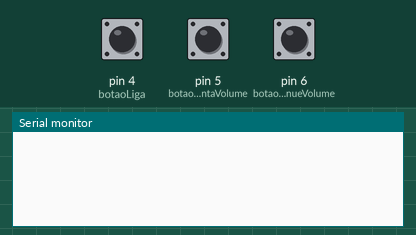
Simulated run of this sketch. Board: Arduino Uno, built with avr-gcc and run on an emulated ATmega328P. Shown: the last lines printed to the serial monitor. Inputs (shaded band) come from the test bench; at power-on: pin 4 (botaoLiga) HIGH, pin 5 (botaoAumentaVolume) HIGH, pin 6 (botaoDiminueVolume) HIGH.

Above: at 1.2 s.
1.3 s: pin 4 (botaoLiga) pulled LOW for 0.15 s
At 2.6 s:
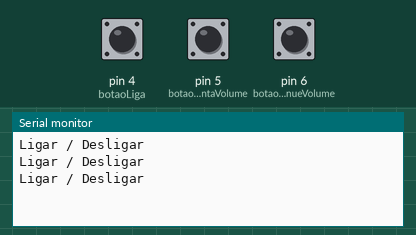
2.9 s: pin 5 (botaoAumentaVolume) pulled LOW for 0.15 s
At 4.1 s:
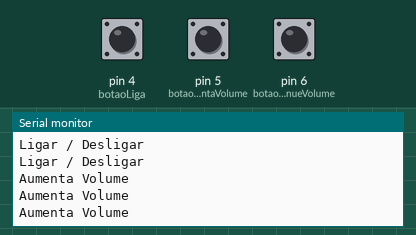
4.5 s: pin 6 (botaoDiminueVolume) pulled LOW for 0.15 s
At 5.4 s:
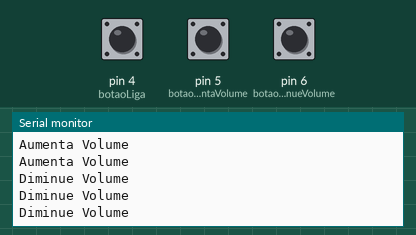
6.1 s: pin 4 (botaoLiga) driven LOW and pin 5 (botaoAumentaVolume) driven LOW
At 6.23 s:
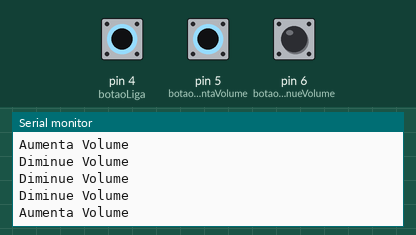
9.1 s: pin 6 (botaoDiminueVolume) pulled LOW for 1 s
At 9.3 s:
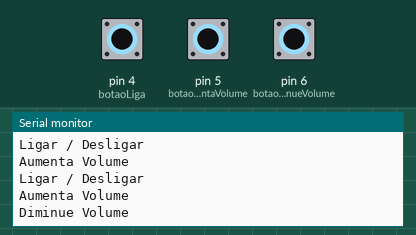

The sketch:

Infravermelho_Send.ino
```cpp
// (licence header left out)
#include <IRremote.h>

IRsend irsend;

int botaoLiga = 4;
int botaoAumentaVolume = 5;
int botaoDiminueVolume = 6;

void setup()
{
  Serial.begin(9600);
  digitalWrite(botaoLiga, INPUT_PULLUP);
  digitalWrite(botaoAumentaVolume, INPUT_PULLUP);
  digitalWrite(botaoDiminueVolume , INPUT_PULLUP);

  Serial.begin(9600);

}

void loop() {


    if(digitalRead(botaoLiga) == LOW){
       irsend.sendNEC(0x20DF10EF, 32);
       Serial.println("Ligar / Desligar");

    }

      if(digitalRead(botaoAumentaVolume) == LOW){
       irsend.sendNEC(0xC1AA09F6, 32);
       Serial.println("Aumenta Volume");

    }

     if(digitalRead(botaoDiminueVolume) == LOW){
       irsend.sendNEC(0x20DF40BF, 32);
       Serial.println("Diminue Volume");

    }


}
```

Measured:
- after the input at 1.3 s, the serial monitor: prints a new line after 0.07 s (image 1)
- after the input at 2.9 s, the serial monitor: prints a new line after 0.07 s (image 2)
- after the input at 4.5 s, the serial monitor: prints a new line after 0.07 s (image 3)
- after the input at 9.1 s, the serial monitor: prints a new line after 0.13 s (image 5)
